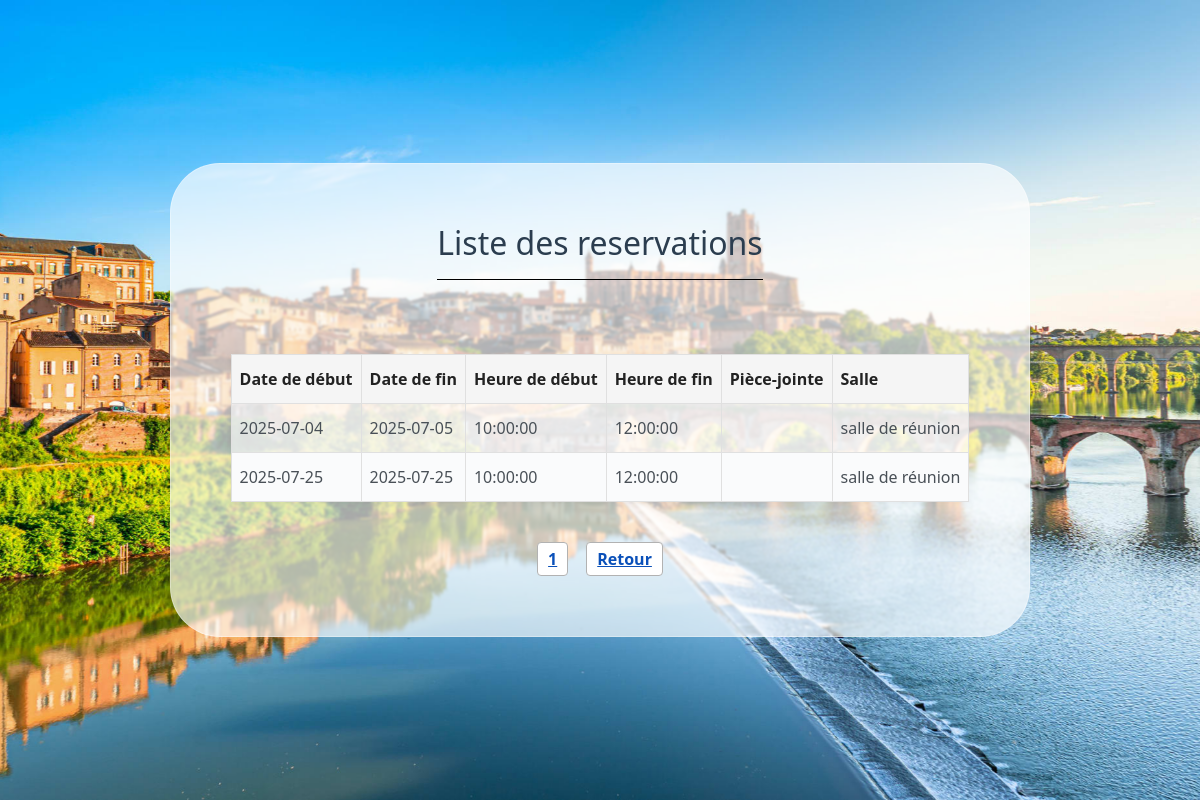
The page /models/panneauAdmin/listingReservation.php (signed in) on the database its author committed.
### tables this page shows
CREATE TABLE `reservations` (
  `id_reservation` int(255) NOT NULL,
  `date_debut` date NOT NULL,
  `date_fin` date NOT NULL,
  `heure_debut` time NOT NULL,
  `heure_fin` time NOT NULL,
  `pieces_jointe` text DEFAULT NULL,
  `salle_id` int(11) NOT NULL,
  `utilisateur_id` int(11) NOT NULL,
  `recurrent` tinyint(1) NOT NULL
);

CREATE TABLE `salles` (
  `id_salle` int(11) NOT NULL,
  `nom_salle` text NOT NULL
);

### database/DAO.php (called while the page is built, shortened)
<?php
class DAOReservation {
private $host="localhost";
private $dbname="reservation-salles";
private $username="root";
private $password="";
private $dbh;
public function connexion() {
try {
$this->dbh = new PDO('mysql:host='.$this->host.';dbname='.$this->dbname, $this->username, $this->password);
} catch (PDOException $e) {
throw $e;
}
}
public function getReservationByAssociation($id_association) {
    $reservation = $this->dbh->prepare("SELECT * FROM reservations INNER JOIN utilisateurs ON (utilisateurs.id_utilisateur=reservations.utilisateur_id) INNER JOIN salles ON reservations.salle_id=salles.id_salle WHERE association_id=? ORDER BY date_debut, heure_debut");
    $reservation->execute([$id_association]);
    return $reservation->fetchAll(PDO::FETCH_ASSOC);
}
}
?>

### models/panneauAdmin/listingReservation.php (the view, shortened to what this page needs)
<?php
require_once('../../database/DAO.php');
$dao = new DAOReservation();
$dao->connexion();
if (isset($_SESSION["association_id"])) {
    $id_association = $_SESSION["association_id"];
} else {
    echo "Aucune association connectée.";
}
$reservations =$dao->getReservationByAssociation($id_association);
$parPage = 5;
$page = isset($_GET['page']) ? (int)$_GET['page'] : 1;
$total = count($reservations);
$totalPages = ceil($total / $parPage);
$start = ($page - 1) * $parPage;
$reservationsPage = array_slice($reservations, $start, $parPage);
require_once('../../templates/headers.php');
?>
<main id="mainGestion">
    <article id="formGestion">
        <h2 id="titreliste">Liste des reservations</h2>
    <table id="tableListe">
        <thead>
            <tr>
                <th>Date de début</th>
                <th>Date de fin</th>
                <th>Heure de début</th>
                <th>Heure de fin</th>
                <th>Pièce-jointe</th>
                <th>Salle</th>
            </tr>
        </thead>
        <tbody>
            <?php foreach ($reservationsPage as $reservation) { ?>
            <tr>
                <td><?php print $reservation['date_debut'] ?></td>
                <td><?php print $reservation['date_fin'] ?></td>
                <td><?php print $reservation['heure_debut'] ?></td>
                <td><?php print $reservation['heure_fin'] ?></td>
                <td><?php print $reservation['pieces_jointe'] ?></td>
                <td><?php print $reservation['nom_salle'] ?></td>
            </tr>
            <?php } ?>
        </tbody>
    </table>
        <section class="pagination">
            <?php for ($i = 1; $i <= $totalPages; $i++): ?>
                <a href="?page=<?= $i ?>" <?= $i === $page ? 'style="font-weight:bold;text-decoration:underline;"' : '' ?>><?= $i ?></a>
                <a href="../../controllers.php" class="btn-retour" style="font-weight:bold;text-decoration:underline;">Retour</a>
            <?php endfor; ?>
        </section>
    </article>
</main>

### public/styles/components/calendar.css (style rules this page uses)
:root { --bs-link-color-rgb: #2b3d4f; --bs-heading-color: #2b3d4f; }

### public/styles/components/inscription.css (style rules this page uses)
h2 { margin-bottom: 20%; text-align: center; border-bottom: 1px solid #000000; padding-bottom: 16px; }

### public/styles/components/gestion.css (style rules this page uses)
#mainGestion { margin: 0; padding: 0; width: 100vw; min-height: 100vh; display: flex; align-items: center; justify-content: center; background-image: url("../img/pont.jfif"); background-size: cover; background-repeat: no-repeat; background-position: center; image-rendering: auto; background-attachment: fixed; }
#formGestion { display: flex; flex-direction: column; align-items: center; padding: 60px; border-radius: 50px; background: rgba(255, 255, 255, 0.65); -webkit-backdrop-filter: blur(1px); backdrop-filter: blur(1px); border: 1px solid rgba(255, 255, 255, 0.325); }
h2 { margin-bottom: 10%; text-align: center; border-bottom: 1px solid #000000; padding-bottom: 16px; }
.pagination { margin-top: 20px; text-align: center; display: flex; justify-content: center; gap: 8px; }
.pagination a { color: #0a50b9; margin: 0 5px; text-decoration: none; font-weight: normal; border: 1px solid #b2b2b2; padding: 4px 10px; border-radius: 4px; background: #fff; transition: background 0.2s, color 0.2s, border 0.2s; display: inline-block; }
#tableListe { width: 100%; border-collapse: collapse; background: #ffffffa0; box-shadow: 0 2px 8px rgba(0,0,0,0.05); margin-bottom: 20px; }
#tableListe th, #tableListe td { border: 1px solid #e0e0e0; padding: 12px 8px; text-align: left; }
#tableListe th { background-color: #f5f5f5; font-weight: bold; color: #222; }
#tableListe tr:nth-child(even) { background-color: #fafbfc; }

### rows shown on the page
reservations: date_debut "2025-07-04", date_fin "2025-07-05", heure_debut "10:00:00", heure_fin "12:00:00", salle.nom_salle "salle de réunion"
reservations: date_debut "2025-07-25", date_fin "2025-07-25", heure_debut "10:00:00", heure_fin "12:00:00", salle.nom_salle "salle de réunion"
